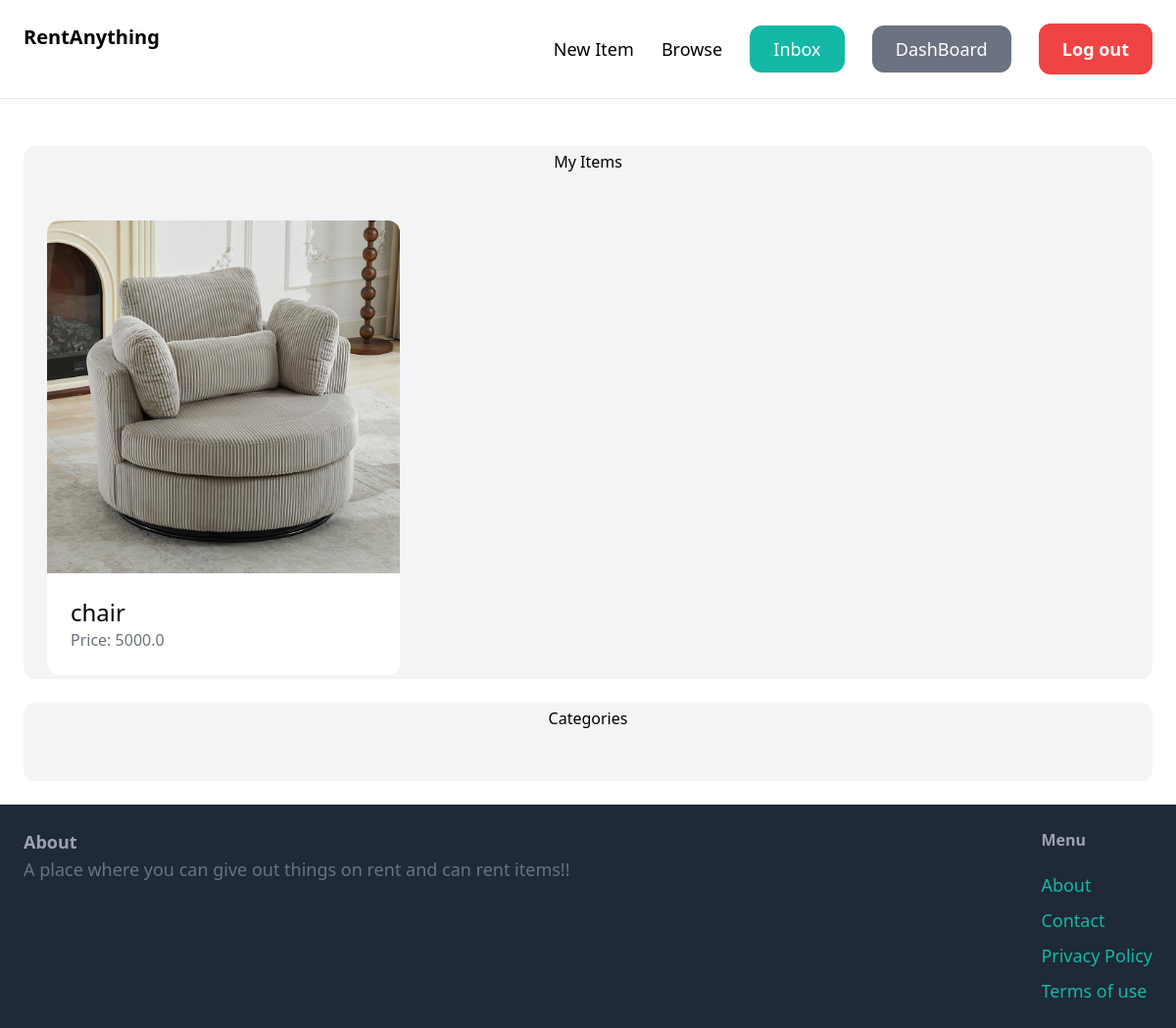
The page /dashboard/ (signed in) on the database its author committed.
### item/models.py (models this page shows)
class Item(models.Model):
    category=models.ForeignKey(Category,related_name='items',on_delete=models.CASCADE)
    name=models.CharField(max_length=300)
    description=models.TextField(blank=True,null=True)
    pricing=models.FloatField()
    image=models.ImageField(upload_to='items/',blank=True,null=True)
    is_sold=models.BooleanField(default=False)
    created_by=models.ForeignKey(User,related_name='items',on_delete=models.CASCADE)
    created_at=models.DateTimeField(auto_now_add=True)

### dashboard/views.py (the view)
# urls.py: path('',views.index,name='index'),
@login_required
def index(request):
    items = Item.objects.filter(created_by=request.user)
    return render(request, 'dashboard/index.html', {'items': items})

### dashboard/templates/dashboard/index.html (shortened to what this page needs)
{% extends 'core/layout.html' %}
{% block content %}
<div class="mt-6 px-6 py-1 bg-gray-100 rounded-xl">
    <h2 class="mb-12 txt-xl text-center">My Items</h2>
    <div class="grid grid-cols-3 gap-3">
        {% for item in items %}
            <div>
                <a href="{% url 'item:detail' item.id %}">
                    <div>
                        {% if item.image %}
                            <img src="{{item.image.url}}" class="rounded-t-xl">
                        {% endif %}
                    </div>
                    <div class="p-6 bg-white rounded-b-xl">
                        <h2 class="text-2xl">{{item.name}}</h2>
                        <p class="text-gray-500">Price: {{item.pricing}}</p>
                    </div>
                </a>
            </div>
        {% endfor %}
    </div>
</div>
<div class="mt-6 px-6 py-1 bg-gray-100 rounded-xl">
    <h2 class="mb-12 txt-xl text-center">Categories</h2>
    </div>
{% endblock %}

### rows shown on the page
Item: image (picture), name "chair", pricing "5000.0"
